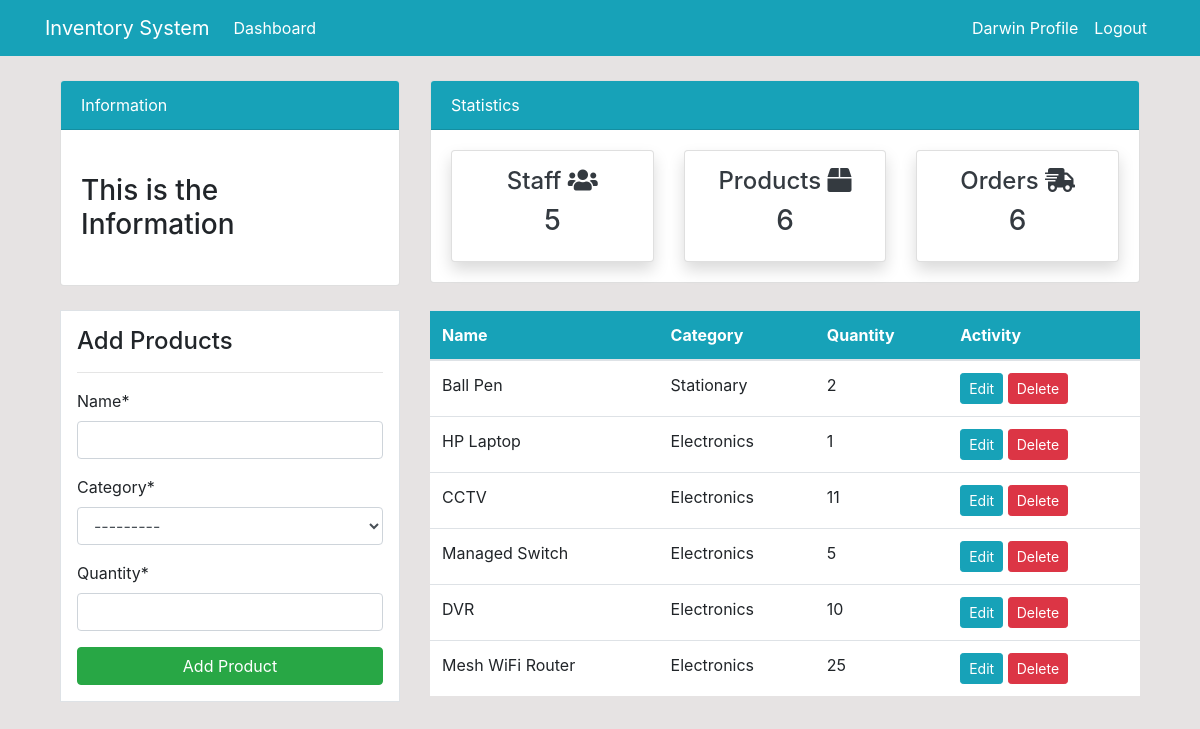
Screenshot of /product/ (signed in) with the database file from the repository.
### dashboard/models.py (models this page shows, shortened)
class Product(models.Model):
    name = models.CharField(max_length=100, null=True)
    category = models.CharField(max_length=20, choices=CATEGORY, null=True)
    quantity = models.PositiveIntegerField(null=True)

### dashboard/views.py (the view)
# urls.py: path('product/', views.product, name='dashboard-product'),
@login_required(login_url='user-login')
def product(request):
    items = Product.objects.all()
    items_count = items.count()
    workers_count = User.objects.all().count()
    orders_count = Order.objects.all().count()
    if request.method == 'POST':
        form = ProductForm(request.POST)
        if form.is_valid():
            form.save()
            product_name = form.cleaned_data.get('name')
            messages.success(request, f'{product_name} has been added')
            return redirect('dashboard-product')
    else:
        form = ProductForm()
    total_items = items.count()
    context = {'items': items,
               'items_count': items_count,
               'workers_count': workers_count,
               'orders_count': orders_count,
               'form': form}
    return render(request, 'dashboard/product.html', context)

### dashboard/forms.py
class ProductForm(forms.ModelForm):
    class Meta:
        model = Product
        fields = ['name', 'category', 'quantity']

### templates/dashboard/product.html (shortened to what this page needs)
{% extends 'partials/base.html' %}
{% load crispy_forms_tags %}
{% block content %}
    {% include 'partials/topnav.html' %}
<div class="container">
  <div class="row my-4">
    <div class="col-md-4">
      <div class="border bg-white p-3">
        <h4>Add Products</h4>
        <hr>
        <form method="POST">
          {{ form|crispy }}
          <input type="submit" class='btn btn-success btn-block' value='Add Product'>
        </form>
      </div>
    </div>
    <div class="col-md-8">
      <table class='table bg-white'>
        <thead class='bg-info'>
          <tr class='text-white'>
            <th scope='cole'>Name</th>
            <th scope='cole'>Category</th>
            <th scope='cole'>Quantity</th>
            <th scope='cole'>Activity</th>
          </tr>
        </thead>
        <tbody>
          {% for item in items %}
          <tr>
            <td>{{item.name}}</td>
            <td>{{item.category}}</td>
            <td>{{item.quantity}}</td>
            <td>
              <a class='btn btn-info btn-sm' href="{% url 'dashboard-product-update' item.id %}">Edit</a>
              <a class='btn btn-danger btn-sm' href="{% url 'dashboard-product-delete' item.id %}">Delete</a>
            </td>
          </tr>
          {% endfor %}
        </tbody>
      </table>
    </div>
  </div>
</div>
{% endblock content %}

### templates/partials/base.html (shortened to what this page needs)
{% load static %}
<!DOCTYPE html>
<html lang="en" dir="ltr">
  <head>
    <link rel="stylesheet" href="https://cdn.jsdelivr.net/npm/bootstrap@4.6.0/dist/css/bootstrap.min.css">
    <link rel="stylesheet" href="https://use.fontawesome.com/releases/v5.15.2/css/all.css"
>
    <link rel="stylesheet" href="{% static 'css/style.css' %}">
  </head>
  <body>
    {% include 'partials/nav.html' %}
    <div class="container">
      {% block content %}
      {% endblock content %}
    </div>
  </body>
</html>

### templates/partials/nav.html (shortened to what this page needs)
<nav class="navbar navbar-expand-lg navbar-info bg-info">
  {% if user.is_authenticated %}
    <div class="container">
        <a class="navbar-brand text-white" href="{% url 'dashboard-index' %}">Inventory System</a>
        <div class="collapse navbar-collapse" id="navbarSupportedContent">
            <ul class="navbar-nav mr-auto">
                <li class="nav-item active">
                    <a class="nav-link text-white" href="{% url 'dashboard-index' %}">Dashboard <span class="sr-only">(current)</span></a>
                </li>
            </ul>
            <ul class="navbar-nav ml-auto">
                <li class="nav-item active">
                    <a class="nav-link text-white" href="{% url 'user-profile' %}">{{ user.username }} Profile
                        <span class="sr-only">(current)</span></a>
                </li>
                <li class="nav-item">
                    <a class="nav-link text-white" href="{% url 'user-logout' %}">Logout</a>
                </li>
            </ul>
            {% endif %}
        </div>
    </div>
</nav>

### templates/partials/topnav.html
<div class="container">
        <div class="row mt-4">
            <div class="col-md-4">
                <div class="card">
                    <div class="card-header bg-info text-white">
                        Information
                    </div>
                    <div class="card-body">
                        <marquee behavior="" direction="">
                            <h3 class="my-4">This is the Information</h3>
                        </marquee>
                    </div>
                </div>
            </div>
            <div class="col-md-8">
                <div class="card">
                    <div class="card-header bg-info text-white">
                        Statistics
                    </div>
                    <div class="card-body">
                        <div class="row">
                            <div class="col-md-4">
                                <a class="text-decoration-none text-dark" href="{% url 'dashboard-staff' %}">
                                    <div class="card my-card shadow text-center p-3">
                                        <h4>Staff <i class="fas fa-users"></i></h4>
                                        <h3>{{ workers_count }}</h3>
                                    </div>
                                </a>
                            </div>
                            <div class="col-md-4">
                                <a class="text-decoration-none text-dark" href="{% url 'dashboard-product' %}">
                                    <div class="card my-card shadow text-center p-3">
                                        <h4>Products <i class="fas fa-box"></i></h4>
                                        <h3>{{items_count}}</h3>
                                    </div>
                                </a>
                            </div>
                            <div class="col-md-4">
                                <a class="text-decoration-none text-dark" href="{% url 'dashboard-order' %}">
                                    <div class="card my-card shadow text-center p-3">
                                        <h4>Orders <i class="fas fa-shipping-fast"></i></h4>
                                        <h3>{{orders_count}}</h3>
                                    </div>
                                </a>
                            </div>
                        </div>
                    </div>
                </div>
            </div>
        </div>
    </div>

### static/css/style.css (style rules this page uses)
body { background: rgb(230, 227, 227); }

### rows the page displays
Product: name "Ball Pen", category "Stationary", quantity "2"
Product: name "HP Laptop", category "Electronics", quantity "1"
Product: name "CCTV", category "Electronics", quantity "11"
Product: name "Managed Switch", category "Electronics", quantity "5"
Product: name "DVR", category "Electronics", quantity "10"
Product: name "Mesh WiFi Router", category "Electronics", quantity "25"

### other values shown
{{ user.username }} "Darwin"
{{ workers_count }} "5"
{{ items_count }} "6"
{{ orders_count }} "6"
